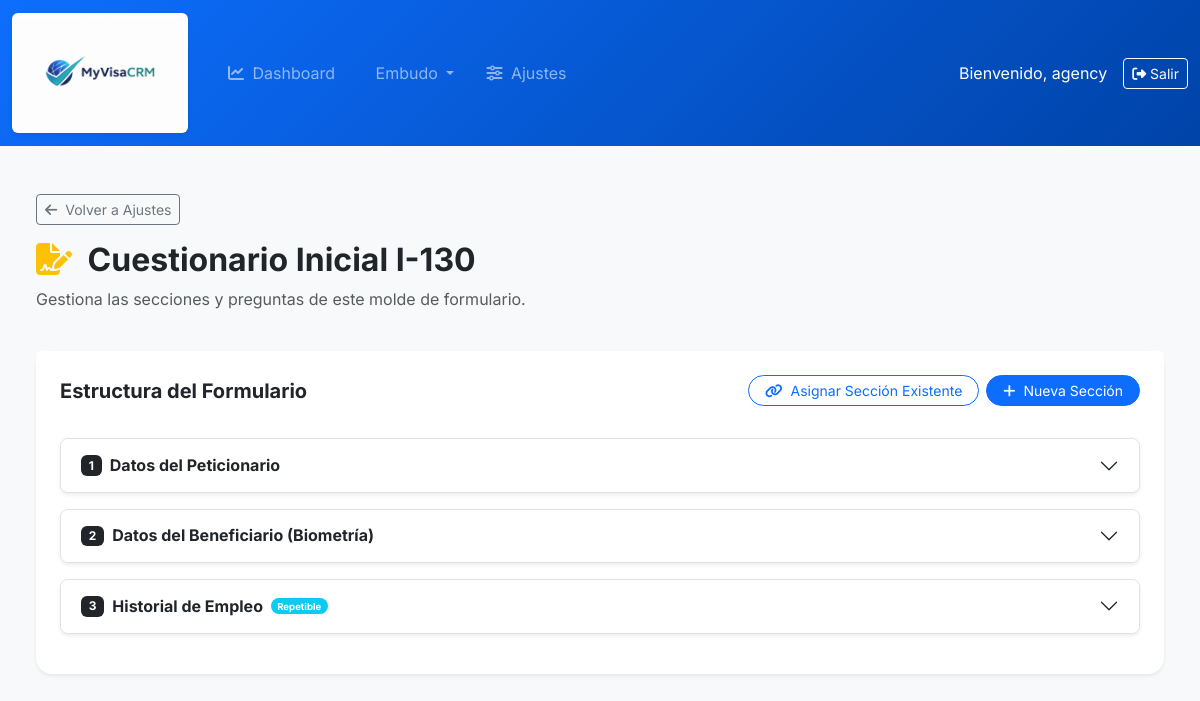
The page /settings/form/45/ (signed in) on the database its author committed.
### formularios/models.py (models this page shows, shortened)
class Formulario(models.Model):
    agencia = models.ForeignKey(Agencia, on_delete=models.CASCADE, related_name='formularios', null=True)
    nombre = models.CharField(max_length=200, help_text="Ej: Cuestionario Inicial I-130")
    descripcion = models.TextField(blank=True)
    activo = models.BooleanField(default=True)
    creado_el = models.DateTimeField(auto_now_add=True)
    class Meta:
        verbose_name = "Molde de Formulario"
        verbose_name_plural = "Moldes de Formularios"

class FormularioSeccion(models.Model):
    formulario = models.ForeignKey(Formulario, on_delete=models.CASCADE)
    seccion = models.ForeignKey(Seccion, on_delete=models.CASCADE)
    orden = models.PositiveIntegerField(default=0)
    class Meta:
        ordering = ['orden']
        unique_together = ('formulario', 'seccion')
        verbose_name_plural = "Secciones"

class Seccion(models.Model):
    agencia = models.ForeignKey(Agencia, on_delete=models.CASCADE, related_name='secciones_formularios', null=True)
    nombre = models.CharField(max_length=200)
    descripcion = models.TextField(blank=True)
    repetible = models.BooleanField(default=False, help_text="¿Permitir agregar múltiples instancias (ej: empleos)?")
    activo = models.BooleanField(default=True)
    def __str__(self):
        return self.nombre
    class Meta:
        verbose_name_plural = "Secciones"

### crm/views.py (the view, shortened to what this page needs)
# urls.py: path('settings/form/<int:pk>/', views.form_settings, name='form_settings'),
@login_required
def form_settings(request, pk):
    profile = request.user.profile
    if profile.tipo != 'MIEMBRO':
        return redirect('client_portal')
    from formularios.models import Formulario, Seccion, Pregunta, FormularioSeccion
    from formularios.forms import SeccionForm, PreguntaForm, FormularioSeccionForm
    agencia = profile.agencia
    formulario = get_object_or_404(Formulario, pk=pk, agencia=agencia)
    secciones_del_formulario = FormularioSeccion.objects.filter(formulario=formulario).select_related('seccion')
    todas_las_secciones = Seccion.objects.filter(agencia=agencia)
    context = {
        'formulario': formulario,
        'secciones_del_formulario': secciones_del_formulario,
        'todas_las_secciones': todas_las_secciones,
        'seccion_form': SeccionForm(),
        'assign_seccion_form': FormularioSeccionForm(agencia=agencia),
        'pregunta_form': PreguntaForm(),
    }
    return render(request, 'crm/form_settings.html', context)

### templates/crm/form_settings.html (shortened to what this page needs)
{% extends 'base.html' %}
{% block content %}
<div class="container-fluid py-4">
    <div class="row mb-4">
        <div class="col">
            <a href="{% url 'global_settings' %}" class="btn btn-sm btn-outline-secondary mb-3"><i class="fa-solid fa-arrow-left me-1"></i> Volver a Ajustes</a>
            <h2 class="fw-bold"><i class="fa-solid fa-file-signature text-warning me-2"></i> {{ formulario.nombre }}</h2>
            <p class="text-muted">Gestiona las secciones y preguntas de este molde de formulario.</p>
        </div>
    </div>
    <div class="row g-4">
        <div class="col-lg-12">
            <div class="card border-0 shadow-sm rounded-4">
                <div class="card-header bg-white border-0 pt-4 px-4 d-flex justify-content-between align-items-center">
                    <h5 class="fw-bold mb-0">Estructura del Formulario</h5>
                    <div class="btn-group">
                        <button class="btn btn-sm btn-outline-primary rounded-pill px-3 me-2" data-bs-toggle="modal" data-bs-target="#modalAssignSeccion">
                            <i class="fa-solid fa-link me-1"></i> Asignar Sección Existente
                        </button>
                        <button class="btn btn-sm btn-primary rounded-pill px-3" data-bs-toggle="modal" data-bs-target="#modalSeccion">
                            <i class="fa-solid fa-plus me-1"></i> Nueva Sección
                        </button>
                    </div>
                </div>
                <div class="card-body p-4">
                    {% if secciones_del_formulario %}
                        <div class="accordion" id="accordionSecciones">
                            {% for fs in secciones_del_formulario %}
                            <div class="accordion-item border mb-3 rounded-3 overflow-hidden shadow-sm">
                                <h2 class="accordion-header">
                                    <button class="accordion-button collapsed fw-bold" type="button" data-bs-toggle="collapse" data-bs-target="#sec_{{ fs.seccion.id }}">
                                        <span class="badge bg-dark me-2">{{ fs.orden }}</span> {{ fs.seccion.nombre }}
                                        {% if fs.seccion.repetible %}<span class="badge bg-info ms-2 rounded-pill" style="font-size: 0.6rem;">Repetible</span>{% endif %}
                                    </button>
                                </h2>
                            </div>
                            {% endfor %}
                        </div>
                    {% else %}
                        <div class="text-center py-5 text-muted bg-light rounded-4">
                            <i class="fa-solid fa-file-circle-plus fa-3x mb-3 opacity-25"></i>
                            <p>Este formulario no tiene secciones asignadas todavía.</p>
                        </div>
                    {% endif %}
                </div>
            </div>
        </div>
    </div>
</div>
{% endblock %}

### templates/base.html (shortened to what this page needs)
{% load static %}
<!DOCTYPE html>
<html lang="es">
<head>
    <link href="https://cdn.jsdelivr.net/npm/bootstrap@5.3.0/dist/css/bootstrap.min.css" rel="stylesheet">
    <link href="https://cdnjs.cloudflare.com/ajax/libs/font-awesome/6.4.0/css/all.min.css" rel="stylesheet">
</head>
<body>
    <nav class="navbar navbar-expand-lg navbar-dark mb-4">
        <div class="container-fluid">
            <a class="navbar-brand fw-bold" href="/">
                <img src="{% static 'crm/myvisacrm.png' %}" alt="MyVisaCRM" height="120"
                    class="me-2 rounded shadow-sm bg-white p-1">
            </a>
            {% if user.is_authenticated %}
            <div class="collapse navbar-collapse" id="navs">
                <ul class="navbar-nav me-auto mb-2 mb-lg-0">
                    {% if user.is_staff or user.profile.es_admin_agencia|default_if_none:False %}
                    <li class="nav-item">
                        <a class="nav-link px-3" href="{% url 'dashboard' %}"><i
                                class="fa-solid fa-chart-line me-1"></i> Dashboard</a>
                    </li>
                    <li class="nav-item dropdown">
                        <a class="nav-link dropdown-toggle px-3" href="#" id="funnelDropdown" role="button"
                            data-bs-toggle="dropdown" aria-expanded="false">
                             Embudo
                        </a>
                    </li>
                    <li class="nav-item">
                        <a class="nav-link px-3" href="{% url 'global_settings' %}"><i
                                class="fa-solid fa-sliders me-1"></i> Ajustes</a>
                    </li>
                    {% else %}
                    <li class="nav-item">
                        <a class="nav-link" href="{% url 'client_portal' %}"><i class="fa-solid fa-user"></i> Portal de
                            Cliente</a>
                    </li>
                    {% endif %}
                </ul>
                <div class="d-flex text-white align-items-center">
                    <span class="me-3">Bienvenido, {{ user.username }}</span>
                    <form method="post" action="{% url 'logout' %}" class="d-inline">
                        <button type="submit" class="btn btn-sm btn-outline-light"><i
                                class="fa-solid fa-right-from-bracket"></i> Salir</button>
                    </form>
                </div>
            </div>
            {% endif %}
        </div>
    </nav>
    <div class="container-fluid px-4 pb-5">
        {% block content %}{% endblock %}
    </div>
</body>
</html>

### templates/base.html (style rules this page uses)
body { background-color: #f8f9fa; font-family: 'Inter', sans-serif; }
.navbar { background: linear-gradient(135deg, #0d6efd 0%, #0043a8 100%); }
.card { border-radius: 12px; border: none; box-shadow: 0 4px 6px -1px rgba(0, 0, 0, .1), 0 2px 4px -1px rgba(0, 0, 0, .06); }

### rows shown on the page
Formulario: nombre "Cuestionario Inicial I-130"
FormularioSeccion: orden "1", seccion.nombre "Datos del Peticionario"
FormularioSeccion: orden "2", seccion.nombre "Datos del Beneficiario (Biometría)"
FormularioSeccion: orden "3", seccion.nombre "Historial de Empleo", shows "Repetible"

### other values the page prints
{{ user.username }} "agency"
